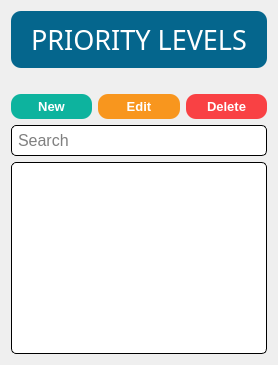
      <widget class="QWidget" name="page_prioritylevel_listingview">
       <layout class="QGridLayout" name="gridLayout_10">
        <item row="0" column="0" colspan="3">
         <widget class="QLabel" name="label_9">
          <property name="font">
           <font>
            <family>Impact</family>
            <pointsize>20</pointsize>
           </font>
          </property>
          <property name="styleSheet">
           <string notr="true">QLabel {
	color: white;
    background-color: #05668d;
    border-style: outset;
    border-radius: 10px;
    padding: 10px;
	margin: 0px 0px 20px 0px;
}</string>
          </property>
          <property name="text">
           <string>PRIORITY LEVELS</string>
          </property>
          <property name="alignment">
           <set>Qt::AlignCenter</set>
          </property>
         </widget>
        </item>
        <item row="1" column="0">
         <widget class="QPushButton" name="prioritylevel_listingview_btnNew">
          <property name="font">
           <font>
            <family>Arial</family>
            <pointsize>10</pointsize>
            <weight>75</weight>
            <bold>true</bold>
           </font>
          </property>
          <property name="cursor">
           <cursorShape>PointingHandCursor</cursorShape>
          </property>
          <property name="focusPolicy">
           <enum>Qt::NoFocus</enum>
          </property>
          <property name="styleSheet">
           <string notr="true">QPushButton {
	color: white;
    background-color: #0db39e;
    border-style: outset;
    border-radius: 10px;
    padding: 5px;
}

QPushButton:hover {
	    background-color: #16db93;
}</string>
          </property>
          <property name="text">
           <string>New</string>
          </property>
         </widget>
        </item>
        <item row="1" column="1">
         <widget class="QPushButton" name="prioritylevel_listingview_btnEdit">
          <property name="font">
           <font>
            <family>Arial</family>
            <pointsize>10</pointsize>
            <weight>75</weight>
            <bold>true</bold>
           </font>
          </property>
          <property name="cursor">
           <cursorShape>PointingHandCursor</cursorShape>
          </property>
          <property name="focusPolicy">
           <enum>Qt::NoFocus</enum>
          </property>
          <property name="styleSheet">
           <string notr="true">QPushButton {
	color: white;
    background-color: #f8961e;
    border-style: outset;
    border-radius: 10px;
    padding: 5px;
}

QPushButton:hover {
	    background-color: #f9c74f;
}</string>
          </property>
          <property name="text">
           <string>Edit</string>
          </property>
         </widget>
        </item>
        <item row="1" column="2">
         <widget class="QPushButton" name="prioritylevel_listingview_btnDelete">
          <property name="font">
           <font>
            <family>Arial</family>
            <pointsize>10</pointsize>
            <weight>75</weight>
            <bold>true</bold>
           </font>
          </property>
          <property name="cursor">
           <cursorShape>PointingHandCursor</cursorShape>
          </property>
          <property name="focusPolicy">
           <enum>Qt::NoFocus</enum>
          </property>
          <property name="styleSheet">
           <string notr="true">QPushButton {
	color: white;
    background-color: #f94144;
    border-style: outset;
    border-radius: 10px;
    padding: 5px;
}

QPushButton:hover {
	    background-color: #ff595e;
}</string>
          </property>
          <property name="text">
           <string>Delete</string>
          </property>
         </widget>
        </item>
        <item row="2" column="0" colspan="3">
         <widget class="QLineEdit" name="prioritylevel_listingview_txtSearch">
          <property name="font">
           <font>
            <family>Arial</family>
            <pointsize>12</pointsize>
           </font>
          </property>
          <property name="styleSheet">
           <string notr="true">QLineEdit {
	background-color: white;
	border-style: inset;
	border-width: 1px;
	border-radius: 5px;
	border-color: black;
	padding: 4px;
}

QLineEdit:focus {
	border-width: 2px;
	border-color: #028090;
}</string>
          </property>
          <property name="placeholderText">
           <string>Search</string>
          </property>
          <property name="clearButtonEnabled">
           <bool>true</bool>
          </property>
         </widget>
        </item>
        <item row="3" column="0" colspan="3">
         <widget class="QTableWidget" name="prioritylevel_listingview_tblPriorityLevel">
          <property name="focusPolicy">
           <enum>Qt::ClickFocus</enum>
          </property>
          <property name="styleSheet">
           <string notr="true">QTableWidget {
	background-color: white;
	border-style: inset;
	border-width: 1px;
	border-radius: 5px;
	border-color: black;
	padding: 4px;
}

QTableWidget:focus {
	border-width: 2px;
	border-color: #028090;
}</string>
          </property>
          <property name="editTriggers">
           <set>QAbstractItemView::NoEditTriggers</set>
          </property>
          <property name="tabKeyNavigation">
           <bool>false</bool>
          </property>
          <property name="alternatingRowColors">
           <bool>false</bool>
          </property>
          <property name="selectionMode">
           <enum>QAbstractItemView::SingleSelection</enum>
          </property>
          <property name="selectionBehavior">
           <enum>QAbstractItemView::SelectRows</enum>
          </property>
          <property name="sortingEnabled">
           <bool>true</bool>
          </property>
          <property name="cornerButtonEnabled">
           <bool>false</bool>
          </property>
          <attribute name="horizontalHeaderStretchLastSection">
           <bool>true</bool>
          </attribute>
          <attribute name="verticalHeaderVisible">
           <bool>false</bool>
          </attribute>
         </widget>
        </item>
       </layout>
      </widget>
